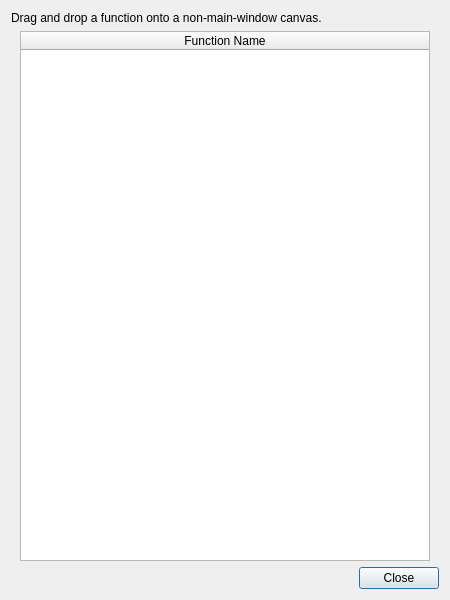
<?xml version="1.0" encoding="UTF-8"?>
<ui version="4.0">
 <class>glitch_user_functions</class>
 <widget class="QDialog" name="glitch_user_functions">
  <property name="geometry">
   <rect>
    <x>0</x>
    <y>0</y>
    <width>450</width>
    <height>600</height>
   </rect>
  </property>
  <property name="windowTitle">
   <string>Glitch: User Functions</string>
  </property>
  <property name="windowIcon">
   <iconset resource="../Icons/icons.qrc">
    <normaloff>:/Logo/glitch-logo.png</normaloff>:/Logo/glitch-logo.png</iconset>
  </property>
  <layout class="QVBoxLayout" name="verticalLayout">
   <item>
    <widget class="QLabel" name="label">
     <property name="text">
      <string>Drag and drop a function onto a non-main-window canvas.</string>
     </property>
     <property name="wordWrap">
      <bool>true</bool>
     </property>
    </widget>
   </item>
   <item>
    <widget class="QFrame" name="frame">
     <layout class="QVBoxLayout" name="verticalLayout_2">
      <property name="topMargin">
       <number>0</number>
      </property>
      <property name="bottomMargin">
       <number>0</number>
      </property>
      <item>
       <widget class="glitch_user_functions_tablewidget" name="functions">
        <property name="dragEnabled">
         <bool>true</bool>
        </property>
        <property name="dragDropMode">
         <enum>QAbstractItemView::DragOnly</enum>
        </property>
        <property name="alternatingRowColors">
         <bool>true</bool>
        </property>
        <property name="selectionMode">
         <enum>QAbstractItemView::SingleSelection</enum>
        </property>
        <property name="selectionBehavior">
         <enum>QAbstractItemView::SelectRows</enum>
        </property>
        <property name="sortingEnabled">
         <bool>true</bool>
        </property>
        <property name="cornerButtonEnabled">
         <bool>false</bool>
        </property>
        <attribute name="horizontalHeaderStretchLastSection">
         <bool>true</bool>
        </attribute>
        <attribute name="verticalHeaderVisible">
         <bool>false</bool>
        </attribute>
        <column>
         <property name="text">
          <string>Function Name</string>
         </property>
        </column>
       </widget>
      </item>
     </layout>
    </widget>
   </item>
   <item>
    <layout class="QHBoxLayout" name="horizontalLayout">
     <item>
      <spacer name="horizontalSpacer">
       <property name="orientation">
        <enum>Qt::Horizontal</enum>
       </property>
       <property name="sizeHint" stdset="0">
        <size>
         <width>40</width>
         <height>20</height>
        </size>
       </property>
      </spacer>
     </item>
     <item>
      <widget class="QPushButton" name="close">
       <property name="text">
        <string>Close</string>
       </property>
      </widget>
     </item>
    </layout>
   </item>
  </layout>
 </widget>
 <customwidgets>
  <customwidget>
   <class>glitch_user_functions_tablewidget</class>
   <extends>QTableWidget</extends>
   <header>glitch-user-functions-tablewidget.h</header>
  </customwidget>
 </customwidgets>
 <resources>
  <include location="../Icons/icons.qrc"/>
 </resources>
 <connections/>
</ui>
